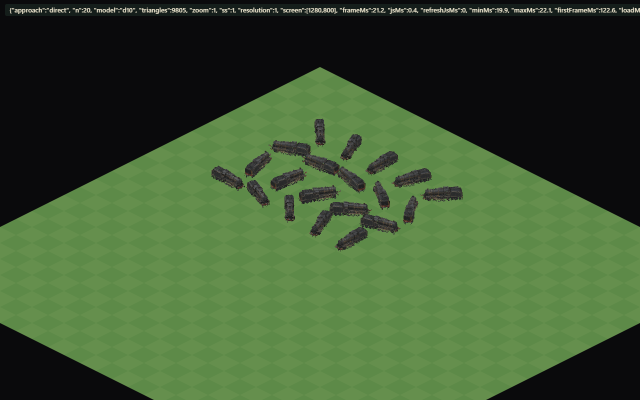
#> input picture scratchpad/3d-proto-pixi/bench-test.png, 1280 x 800 px, given in place of rocket.source.png, which was not available (shown at 1/2 size)
$ python colour_match.py ../3d-proto-pixi ../3d-proto-pixi/bench-atlas-100-gpu.png
#> lines starting #> are read from the running program, lines starting #| are printed output that depends on the picture; after the words box and inside, x2 and y2 are one past the last pixel; in counts of white or black regions, pixels touching at a corner belong together; pictures that were not available may be replaced by others from this repository, and a replacement may not be noted
"""Colour match of a rendered sprite against its source image (and the rejected Rocket proof of concept).

For each subject: the source crop's object pixels (its mask) against the facing-0 sprite's opaque pixels
(facing 0 is the source's own view: nose to the lower right). Reports the difference of mean colours
(CIE76 delta E) and a five-colour palette of each, so a shift like the POC's yellow-to-olive shows as
numbers and swatches. Also writes side-by-side panels for the review page.

python colour_match.py <pipeline out root> <review dir>
"""
import json
import sys
from pathlib import Path

import numpy as np
from PIL import Image

OUT, REVIEW = Path(sys.argv[1]), Path(sys.argv[2])
POC = Path("G:/DEV/Terepasztal/poc/rocket-original-v1/renders/game-f0.png")
SUBJECTS = {"rocket": ["body"], "flying_scotsman": ["engine", "tender"], "sd40": ["body"], "f7": ["body"],
            "black_five": ["engine", "tender"], "nine_f": ["engine", "tender"]}


def lab(rgb):
    c = np.clip(rgb / 255.0, 0, 1)
    lin = np.where(c <= 0.04045, c / 12.92, ((c + 0.055) / 1.055) ** 2.4)
    M = np.array([[0.4124, 0.3576, 0.1805], [0.2126, 0.7152, 0.0722], [0.0193, 0.1192, 0.9505]])
    xyz = lin @ M.T / np.array([0.9505, 1.0, 1.089])
    f = np.where(xyz > 216 / 24389, np.cbrt(xyz), (24389 / 27 * xyz + 16) / 116)
    return np.stack([116 * f[:, 1] - 16, 500 * (f[:, 0] - f[:, 1]), 200 * (f[:, 1] - f[:, 2])], 1)


def palette(rgb, k=5, iters=12, seed=1):
    """k-means in Lab; returns colours (sRGB) sorted by share, and shares."""
    rng = np.random.default_rng(seed)
    px = rgb[rng.choice(len(rgb), min(len(rgb), 20000), replace=False)]
    L = lab(px)
    cent = L[rng.choice(len(L), k, replace=False)]
    for _ in range(iters):
        lab_d = ((L[:, None, :] - cent[None]) ** 2).sum(2)
        lbl = lab_d.argmin(1)
        cent = np.array([L[lbl == i].mean(0) if (lbl == i).any() else cent[i] for i in range(k)])
    share = np.bincount(lbl, minlength=k) / len(lbl)
    cols = np.array([px[lbl == i].mean(0) if (lbl == i).any() else [0, 0, 0] for i in range(k)])
    order = np.argsort(-share)
    return cols[order].round().astype(int).tolist(), share[order].round(3).tolist()


def pixels(path, mask=None):
    im = np.asarray(Image.open(path).convert("RGBA")).astype(np.float64)
    if mask is not None:
        m = np.asarray(Image.open(mask).convert("L")) > 127
        return im[..., :3][m]
    return im[..., :3][im[..., 3] > 200]


def panel(images, height, bg=(46, 52, 49)):
    ims = []
    for p in images:
        im = Image.open(p).convert("RGBA")
        if im.getchannel("A").getextrema()[0] < 255:  # a sprite: trim its transparent canvas
            im = im.crop(im.getchannel("A").getbbox())
        im = im.resize((round(im.width * height / im.height), height), Image.LANCZOS)
        ims.append(im)
    W = sum(i.width for i in ims) + 16 * (len(ims) + 1)
    out = Image.new("RGBA", (W, height + 32), bg + (255,))
    x = 16
    for im in ims:
        out.alpha_composite(im, (x, 16))
        x += im.width + 16
    return out.convert("RGB")


report = {}
(REVIEW / "img").mkdir(parents=True, exist_ok=True)
for aid, parts in SUBJECTS.items():
    src, msk = OUT / "models_raw" / f"{aid}.source.png", OUT / "models_raw" / f"{aid}.mask.png"
    s_px = pixels(src, msk)
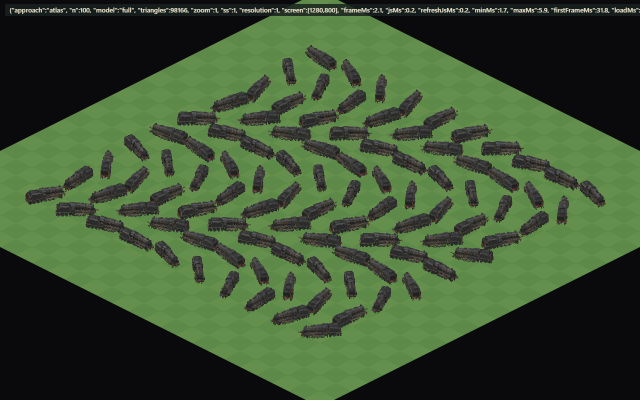
#> input picture scratchpad/3d-proto-pixi/bench-atlas-100-gpu.png, 1280 x 800 px, given in place of rocket.mask.png, which was not available (shown at 1/2 size)
#> in pixels, `m = np.asarray(Image.open(mask).convert("L")) > 127`:
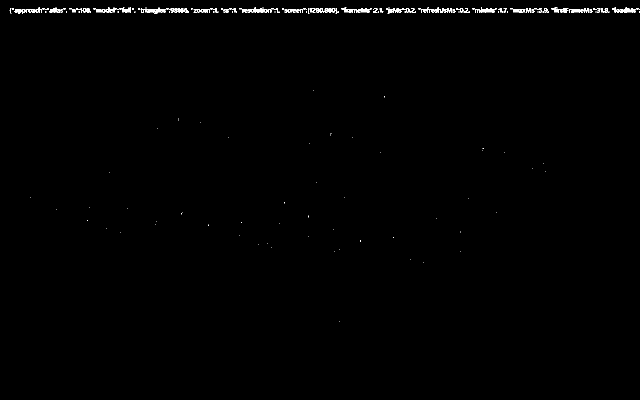
#> m: shape (800, 1280) bool (shown at 1/2 size); 0.51% white in thin lines or dots, all inside (x1, y1, x2, y2) = (19, 15, 1280, 643)
    sprites = [OUT / "sprites" / aid / f"{aid}_{p}_d0.png" for p in parts]
    n_px = np.concatenate([pixels(p) for p in sprites])
    row = {"source_mean": s_px.mean(0).round(1).tolist(), "new_mean": n_px.mean(0).round(1).tolist(),
           "delta_e_mean": round(float(np.linalg.norm(lab(s_px.mean(0)[None]) - lab(n_px.mean(0)[None]))), 2)}
#> in lab, `c = np.clip(rgb / 255.0, 0, 1)`: c = [[0.483, 0.488, 0.437]]
#> in lab, `lin = np.where(c <= 0.04045, c / 12.92, ((c + 0.055) / 1.055) ** 2.4)`: lin = [[0.198, 0.203, 0.16]]
#> in lab, `xyz = lin @ M.T / np.array([0.9505, 1.0, 1.089])`: xyz = [[0.193, 0.199, 0.166]]
#> in lab, `f = np.where(xyz > 216 / 24389, np.cbrt(xyz), (24389 / 27 * xyz + 16) ..`: f = [[0.578, 0.584, 0.549]]
#> row = {'source_mean': [123.1, 124.5, 111.5], 'new_mean': [60.5, 81.4, 49.7], 'delta_e_mean': 24.66}
    row["source_palette"], row["source_share"] = palette(s_px)
#> in palette, `cent = L[rng.choice(len(L), k, replace=False)]`: cent = [[44.1, -1.99, 4.36], [89.27, -0.933, 11.75], [10.31, -4.91, 0.725], [54.3, -3.03, 7.45], [10.31, -4.91, 0.725]]
#> after the loop in palette, `for _ in range(iters):`: cent = [[47.9, -2.89, 5.86], [85.49, -1.32, 11.4], [32.88, -3.69, 3.99], [66.51, -3.8, 10.4], [10.5, -4.84, 0.745]]
#> in palette, `share = np.bincount(lbl, minlength=k) / len(lbl)`: share = [0.133, 0.314, 0.07, 0.165, 0.318]
#> in palette, `cols = np.array([px[lbl == i].mean(0) if (lbl == i).any() else [0, 0, ..`: cols = [[113.1, 114.9, 103.9], [220.3, 213.7, 192.3], [74.1, 78.97, 71.06], [162.6, 163.2, 143.2], [21.48, 30.34, 27.34]]
#> in palette, `order = np.argsort(-share)`: order = [4, 1, 3, 0, 2]
    row["new_palette"], row["new_share"] = palette(n_px)
    shows = [src] + sprites[:1]
    if aid == "rocket" and POC.exists():
        p_px = pixels(POC)
        row["poc_mean"] = p_px.mean(0).round(1).tolist()
        row["poc_delta_e_mean"] = round(float(np.linalg.norm(lab(s_px.mean(0)[None]) - lab(p_px.mean(0)[None]))), 2)
        row["poc_palette"], row["poc_share"] = palette(p_px)
        shows.append(POC)
    panel(shows, 300).save(REVIEW / "img" / f"colour-{aid}.jpg", quality=90)
#> in panel, `im = im.resize((round(im.width * height / im.height), height), Image.L..`:
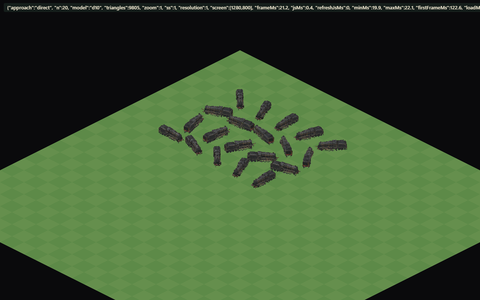
#> im: PIL image 480x300 RGBA; mean R, G, B, A 61.2, 85.5, 49.3, 255
#> in panel, `W = sum(i.width for i in ims) + 16 * (len(ims) + 1)`: W = 1008
#> in panel, `out = Image.new("RGBA", (W, height + 32), bg + (255,))`:
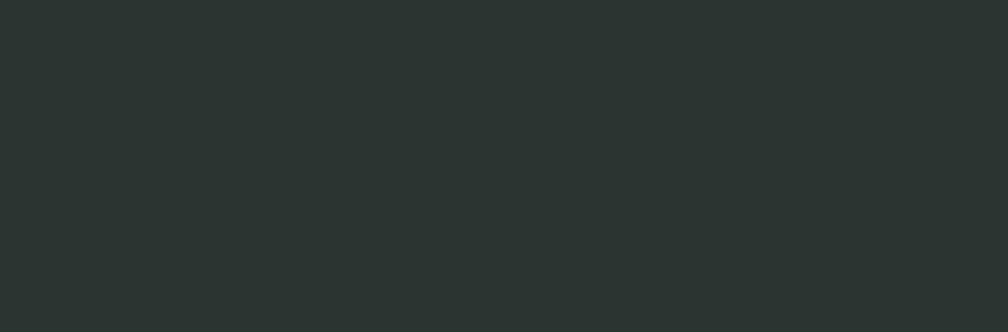
#> out: PIL image 1008x332 RGBA; mean R, G, B, A 46, 52, 49, 255
#> the loop in panel, `for im in ims:` made 2 passes
#> x on passes 1 to 2: 512, 1008
#> after the loop in panel, `for im in ims:`:
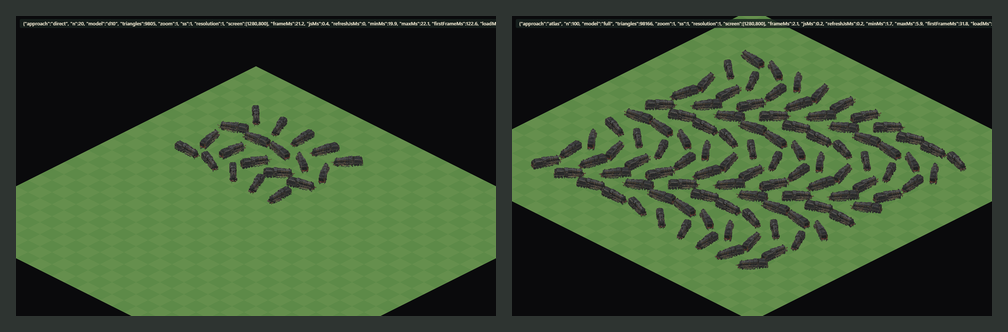
#> out: PIL image 1008x332 RGBA; mean R, G, B, A 58.8, 79.1, 49.4, 255
    report[aid] = row
    print(aid, "dE(mean) new", row["delta_e_mean"], "poc", row.get("poc_delta_e_mean"))
#| rocket dE(mean) new 24.66 poc None
#> (the run stopped early here; a loop or call above may not have finished)
